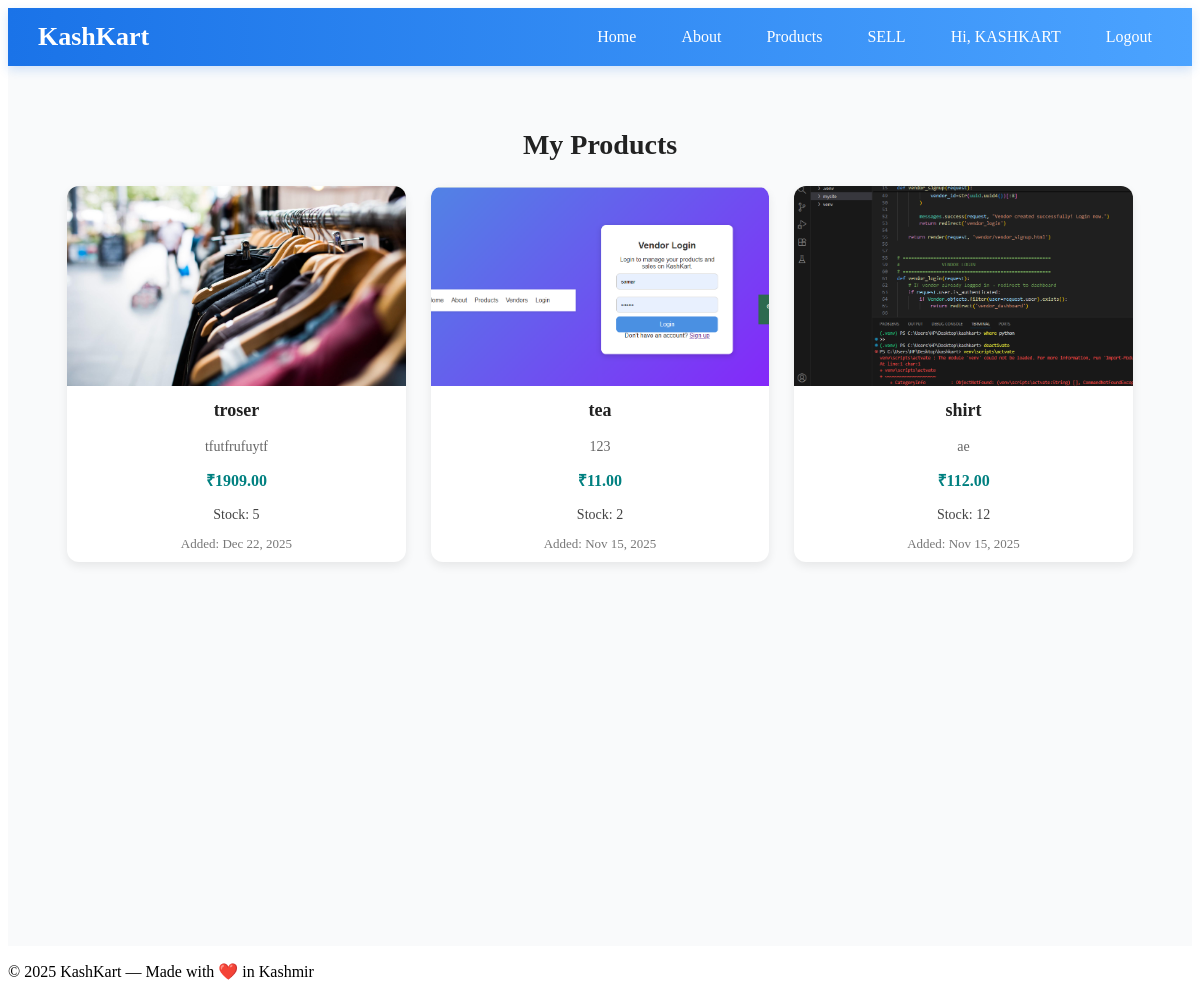
Screenshot of /vendor/my-products/ (signed in) with the database file from the repository.
### products/models.py (models this page shows, shortened)
class Product(models.Model):
    vendor = models.ForeignKey("vendor.Vendor", on_delete=models.CASCADE, related_name="products")
    category = models.ForeignKey(Category, on_delete=models.SET_NULL, null=True, blank=True)
    product_name = models.CharField(max_length=200)
    description = models.TextField()
    price = models.DecimalField(max_digits=10, decimal_places=2)
    stock = models.PositiveIntegerField()
    image1 = models.ImageField(upload_to='products/', blank=True, null=True)
    image2 = models.ImageField(upload_to='products/', blank=True, null=True)
    image3 = models.ImageField(upload_to='products/', blank=True, null=True)
    image4 = models.ImageField(upload_to='products/', blank=True, null=True)
    created_at = models.DateTimeField(auto_now_add=True)

### vendor/views.py (the view)
# urls.py: path('my-products/', views.my_products, name='my_products'),
@login_required
def my_products(request):
    vendor = Vendor.objects.get(user=request.user)
    products = Product.objects.filter(vendor=vendor).order_by('-created_at')
    return render(request, 'vendor/my_products.html', {'products': products})

### vendor/templates/vendor/my_products.html (shortened to what this page needs)
{% extends 'layout.html' %}
{% load static %}
{% block extra_css %}
<link rel="stylesheet" href="{% static 'css/my_products.css' %}">
{% endblock %}
{% block content %}
<section class="my-products">
  <h2>My Products</h2>
  {% if products %}
    <div class="products-grid">
      {% for product in products %}
        <div class="product-card">
          <img src="{{ product.image1.url }}" alt="{{ product.product_name }}">
          <h3>{{ product.product_name }}</h3>
          <p class="desc">{{ product.description|truncatechars:100 }}</p>
          <p class="price">₹{{ product.price }}</p>
          <p class="stock">Stock: {{ product.stock }}</p>
          <p class="date">Added: {{ product.created_at|date:"M d, Y" }}</p>
        </div>
      {% endfor %}
    </div>
  {% else %}
    <p class="no-products">You haven’t added any products yet.</p>
  {% endif %}
</section>
{% endblock %}

### templates/layout.html (shortened to what this page needs)
{% load static %}
<!DOCTYPE html>
<html lang="en">
<head>
  <link rel="stylesheet" href="{% static 'css/layout.css' %}">
  {% block extra_css %}{% endblock %}
</head>
<body>
<header>
  <div class="logo">KashKart</div>
  <nav id="navbar">
    <ul>
      <li><a href="{% url 'home' %}">Home</a></li>
      <li><a href="{% url 'about' %}">About</a></li>
      <li><a href="{%url 'products_list'%}">Products</a></li>
      <li>
  {% if request.user.is_authenticated and request.user.vendor %}
      <a href="{% url 'vendor_dashboard' %}">SELL</a>
  {% else %}
      <a href="{% url 'vendor_login' %}">SELL</a>
  {% endif %}
</li>
      {% if request.user.is_authenticated %}
<li><a href="{% url 'customer_dashboard' %}">Hi, {{ request.user.username }}</a></li>
<li><a href="{% url 'customer_logout' %}">Logout</a></li>
{% else %}
<li><a href="{% url 'customer_login' %}">Login</a></li>
<li><a href="{% url 'customer_signup' %}">Signup</a></li>
{% endif %}
    </ul>
  </nav>
</header>
  <main>
    {% block content %}
    {% endblock %}
  </main>
  <footer>
    <p>&copy; 2025 KashKart — Made with ❤️ in Kashmir</p>
  </footer>
</body>
</html>

### static/css/layout.css (style rules this page uses)
header { background: linear-gradient(to right, #1a73e8, #4ba3ff); padding: 14px 30px; display: flex; justify-content: space-between; align-items: center; position: sticky; top: 0; z-index: 1000; box-shadow: 0 4px 10px rgba(26, 115, 232, 0.18); }
header .logo { font-size: 26px; font-weight: bold; color: white; }
nav { position: relative; }
nav ul { display: flex; gap: 25px; list-style: none; margin: 0; padding: 0; }
nav ul li a { color: white; text-decoration: none; font-weight: 500; padding: 6px 10px; border-radius: 6px; transition: 0.2s; }

### rows the page displays
Product: image1 (picture), product_name "troser", description "tfutfrufuytf", price "1909.00", stock "5", created_at "Dec 22, 2025"
Product: image1 (picture), product_name "tea", description "123", price "11.00", stock "2", created_at "Nov 15, 2025"
Product: image1 (picture), product_name "shirt", description "ae", price "112.00", stock "12", created_at "Nov 15, 2025"

### other values shown
{{ request.user.username }} "KASHKART"
